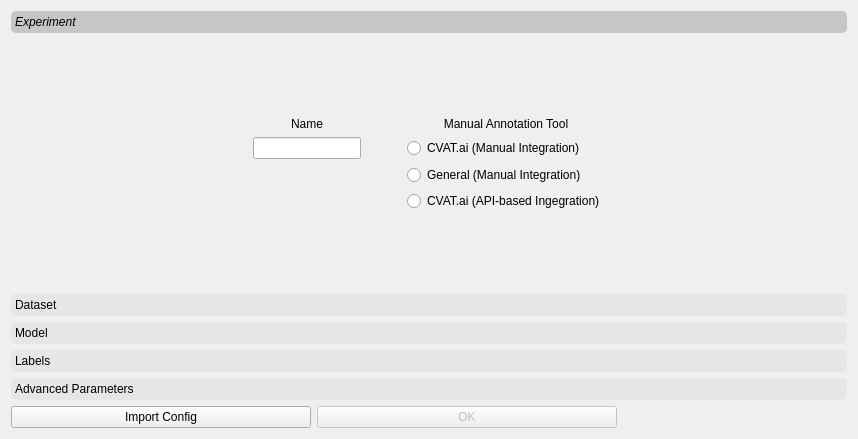
<?xml version="1.0" encoding="UTF-8"?>
<ui version="4.0">
 <class>Dialog</class>
 <widget class="QDialog" name="Dialog">
  <property name="geometry">
   <rect>
    <x>0</x>
    <y>0</y>
    <width>858</width>
    <height>439</height>
   </rect>
  </property>
  <property name="windowTitle">
   <string>Configuration</string>
  </property>
  <property name="windowIcon">
   <iconset>
    <normaloff>../assets/config-icon.png</normaloff>../assets/config-icon.png</iconset>
  </property>
  <layout class="QFormLayout" name="formLayout">
   <item row="1" column="0" colspan="2">
    <widget class="QToolBox" name="toolBox">
     <property name="styleSheet">
      <string notr="true">QToolBox::tab {
    background: #E6E6E6;
    border-radius: 5px;
    color: black;
}
QToolBox::tab:selected { /* italicize selected tabs */
    font: italic;
    color: black;
	border-radius: 5px;
	background: #c6c6c6;
}</string>
     </property>
     <property name="frameShape">
      <enum>QFrame::NoFrame</enum>
     </property>
     <property name="currentIndex">
      <number>0</number>
     </property>
     <widget class="QWidget" name="page">
      <property name="geometry">
       <rect>
        <x>0</x>
        <y>0</y>
        <width>840</width>
        <height>208</height>
       </rect>
      </property>
      <attribute name="label">
       <string>Experiment</string>
      </attribute>
      <layout class="QGridLayout" name="gridLayout_5">
       <item row="10" column="0">
        <spacer name="horizontalSpacer_2">
         <property name="orientation">
          <enum>Qt::Horizontal</enum>
         </property>
         <property name="sizeHint" stdset="0">
          <size>
           <width>40</width>
           <height>20</height>
          </size>
         </property>
        </spacer>
       </item>
       <item row="10" column="1">
        <widget class="QLineEdit" name="exp_name">
         <property name="sizePolicy">
          <sizepolicy hsizetype="Preferred" vsizetype="Preferred">
           <horstretch>0</horstretch>
           <verstretch>0</verstretch>
          </sizepolicy>
         </property>
         <property name="maximumSize">
          <size>
           <width>171</width>
           <height>1000</height>
          </size>
         </property>
         <property name="text">
          <string/>
         </property>
        </widget>
       </item>
       <item row="1" column="1">
        <widget class="QLabel" name="label_4">
         <property name="sizePolicy">
          <sizepolicy hsizetype="Preferred" vsizetype="Fixed">
           <horstretch>0</horstretch>
           <verstretch>0</verstretch>
          </sizepolicy>
         </property>
         <property name="text">
          <string>Name</string>
         </property>
         <property name="alignment">
          <set>Qt::AlignCenter</set>
         </property>
        </widget>
       </item>
       <item row="1" column="3">
        <widget class="QLabel" name="label_8">
         <property name="sizePolicy">
          <sizepolicy hsizetype="Preferred" vsizetype="Fixed">
           <horstretch>0</horstretch>
           <verstretch>0</verstretch>
          </sizepolicy>
         </property>
         <property name="text">
          <string>Manual Annotation Tool</string>
         </property>
         <property name="alignment">
          <set>Qt::AlignCenter</set>
         </property>
        </widget>
       </item>
       <item row="19" column="3">
        <spacer name="verticalSpacer_2">
         <property name="orientation">
          <enum>Qt::Vertical</enum>
         </property>
         <property name="sizeHint" stdset="0">
          <size>
           <width>20</width>
           <height>40</height>
          </size>
         </property>
        </spacer>
       </item>
       <item row="0" column="1">
        <spacer name="verticalSpacer">
         <property name="orientation">
          <enum>Qt::Vertical</enum>
         </property>
         <property name="sizeHint" stdset="0">
          <size>
           <width>20</width>
           <height>40</height>
          </size>
         </property>
        </spacer>
       </item>
       <item row="10" column="2">
        <spacer name="horizontalSpacer_10">
         <property name="orientation">
          <enum>Qt::Horizontal</enum>
         </property>
         <property name="sizeType">
          <enum>QSizePolicy::Fixed</enum>
         </property>
         <property name="sizeHint" stdset="0">
          <size>
           <width>40</width>
           <height>20</height>
          </size>
         </property>
        </spacer>
       </item>
       <item row="10" column="5">
        <spacer name="horizontalSpacer_9">
         <property name="orientation">
          <enum>Qt::Horizontal</enum>
         </property>
         <property name="sizeHint" stdset="0">
          <size>
           <width>40</width>
           <height>20</height>
          </size>
         </property>
        </spacer>
       </item>
       <item row="12" column="3">
        <widget class="QRadioButton" name="cvat_api_button">
         <property name="sizePolicy">
          <sizepolicy hsizetype="Fixed" vsizetype="Fixed">
           <horstretch>0</horstretch>
           <verstretch>0</verstretch>
          </sizepolicy>
         </property>
         <property name="text">
          <string>CVAT.ai (API-based Ingegration)</string>
         </property>
        </widget>
       </item>
       <item row="10" column="3">
        <widget class="QRadioButton" name="cvat_manual_button">
         <property name="sizePolicy">
          <sizepolicy hsizetype="Fixed" vsizetype="Fixed">
           <horstretch>0</horstretch>
           <verstretch>0</verstretch>
          </sizepolicy>
         </property>
         <property name="text">
          <string>CVAT.ai (Manual Integration)</string>
         </property>
        </widget>
       </item>
       <item row="11" column="3">
        <widget class="QRadioButton" name="general_button">
         <property name="sizePolicy">
          <sizepolicy hsizetype="Fixed" vsizetype="Fixed">
           <horstretch>0</horstretch>
           <verstretch>0</verstretch>
          </sizepolicy>
         </property>
         <property name="text">
          <string>General (Manual Integration)</string>
         </property>
        </widget>
       </item>
      </layout>
     </widget>
     <widget class="QWidget" name="page_2">
      <property name="geometry">
       <rect>
        <x>0</x>
        <y>0</y>
        <width>840</width>
        <height>154</height>
       </rect>
      </property>
      <attribute name="label">
       <string>Dataset</string>
      </attribute>
      <layout class="QGridLayout" name="gridLayout">
       <item row="2" column="0">
        <spacer name="horizontalSpacer_5">
         <property name="orientation">
          <enum>Qt::Horizontal</enum>
         </property>
         <property name="sizeHint" stdset="0">
          <size>
           <width>40</width>
           <height>20</height>
          </size>
         </property>
        </spacer>
       </item>
       <item row="1" column="2" alignment="Qt::AlignHCenter">
        <widget class="QLabel" name="label_2">
         <property name="sizePolicy">
          <sizepolicy hsizetype="Fixed" vsizetype="Fixed">
           <horstretch>0</horstretch>
           <verstretch>0</verstretch>
          </sizepolicy>
         </property>
         <property name="text">
          <string>Data Directory</string>
         </property>
         <property name="alignment">
          <set>Qt::AlignLeading|Qt::AlignLeft|Qt::AlignVCenter</set>
         </property>
        </widget>
       </item>
       <item row="2" column="4">
        <spacer name="horizontalSpacer_6">
         <property name="orientation">
          <enum>Qt::Horizontal</enum>
         </property>
         <property name="sizeHint" stdset="0">
          <size>
           <width>40</width>
           <height>20</height>
          </size>
         </property>
        </spacer>
       </item>
       <item row="2" column="3">
        <widget class="QPushButton" name="browse">
         <property name="sizePolicy">
          <sizepolicy hsizetype="Fixed" vsizetype="Fixed">
           <horstretch>0</horstretch>
           <verstretch>0</verstretch>
          </sizepolicy>
         </property>
         <property name="text">
          <string>Browse</string>
         </property>
         <property name="autoDefault">
          <bool>false</bool>
         </property>
        </widget>
       </item>
       <item row="2" column="2">
        <widget class="QLineEdit" name="data_dir">
         <property name="sizePolicy">
          <sizepolicy hsizetype="Fixed" vsizetype="Fixed">
           <horstretch>0</horstretch>
           <verstretch>0</verstretch>
          </sizepolicy>
         </property>
         <property name="minimumSize">
          <size>
           <width>300</width>
           <height>0</height>
          </size>
         </property>
         <property name="text">
          <string/>
         </property>
        </widget>
       </item>
       <item row="2" column="1">
        <widget class="QComboBox" name="data_format">
         <property name="minimumSize">
          <size>
           <width>150</width>
           <height>0</height>
          </size>
         </property>
        </widget>
       </item>
       <item row="1" column="1" alignment="Qt::AlignHCenter">
        <widget class="QLabel" name="label_3">
         <property name="sizePolicy">
          <sizepolicy hsizetype="Fixed" vsizetype="Fixed">
           <horstretch>0</horstretch>
           <verstretch>0</verstretch>
          </sizepolicy>
         </property>
         <property name="text">
          <string>Data Format</string>
         </property>
         <property name="alignment">
          <set>Qt::AlignLeading|Qt::AlignLeft|Qt::AlignVCenter</set>
         </property>
        </widget>
       </item>
       <item row="0" column="1">
        <spacer name="verticalSpacer_7">
         <property name="orientation">
          <enum>Qt::Vertical</enum>
         </property>
         <property name="sizeHint" stdset="0">
          <size>
           <width>20</width>
           <height>40</height>
          </size>
         </property>
        </spacer>
       </item>
       <item row="3" column="1">
        <spacer name="verticalSpacer_8">
         <property name="orientation">
          <enum>Qt::Vertical</enum>
         </property>
         <property name="sizeHint" stdset="0">
          <size>
           <width>20</width>
           <height>40</height>
          </size>
         </property>
        </spacer>
       </item>
      </layout>
     </widget>
     <widget class="QWidget" name="page_3">
      <property name="geometry">
       <rect>
        <x>0</x>
        <y>0</y>
        <width>840</width>
        <height>154</height>
       </rect>
      </property>
      <attribute name="label">
       <string>Model</string>
      </attribute>
      <layout class="QGridLayout" name="gridLayout_2">
       <item row="1" column="1" alignment="Qt::AlignHCenter">
        <widget class="QLabel" name="label_6">
         <property name="sizePolicy">
          <sizepolicy hsizetype="Fixed" vsizetype="Fixed">
           <horstretch>0</horstretch>
           <verstretch>0</verstretch>
          </sizepolicy>
         </property>
         <property name="text">
          <string>Model</string>
         </property>
         <property name="alignment">
          <set>Qt::AlignLeading|Qt::AlignLeft|Qt::AlignVCenter</set>
         </property>
        </widget>
       </item>
       <item row="3" column="1">
        <widget class="QComboBox" name="model_name">
         <property name="sizePolicy">
          <sizepolicy hsizetype="Fixed" vsizetype="Fixed">
           <horstretch>0</horstretch>
           <verstretch>0</verstretch>
          </sizepolicy>
         </property>
         <property name="minimumSize">
          <size>
           <width>200</width>
           <height>0</height>
          </size>
         </property>
        </widget>
       </item>
       <item row="3" column="0">
        <spacer name="horizontalSpacer_7">
         <property name="orientation">
          <enum>Qt::Horizontal</enum>
         </property>
         <property name="sizeHint" stdset="0">
          <size>
           <width>40</width>
           <height>20</height>
          </size>
         </property>
        </spacer>
       </item>
       <item row="5" column="1">
        <spacer name="verticalSpacer_6">
         <property name="orientation">
          <enum>Qt::Vertical</enum>
         </property>
         <property name="sizeHint" stdset="0">
          <size>
           <width>20</width>
           <height>40</height>
          </size>
         </property>
        </spacer>
       </item>
       <item row="0" column="1">
        <spacer name="verticalSpacer_5">
         <property name="orientation">
          <enum>Qt::Vertical</enum>
         </property>
         <property name="sizeHint" stdset="0">
          <size>
           <width>20</width>
           <height>40</height>
          </size>
         </property>
        </spacer>
       </item>
       <item row="3" column="4">
        <spacer name="horizontalSpacer">
         <property name="orientation">
          <enum>Qt::Horizontal</enum>
         </property>
         <property name="sizeHint" stdset="0">
          <size>
           <width>40</width>
           <height>20</height>
          </size>
         </property>
        </spacer>
       </item>
       <item row="3" column="3">
        <widget class="QCheckBox" name="use_cuda">
         <property name="sizePolicy">
          <sizepolicy hsizetype="Fixed" vsizetype="Fixed">
           <horstretch>0</horstretch>
           <verstretch>0</verstretch>
          </sizepolicy>
         </property>
         <property name="text">
          <string>Enable Cuda</string>
         </property>
        </widget>
       </item>
       <item row="3" column="2">
        <spacer name="horizontalSpacer_8">
         <property name="orientation">
          <enum>Qt::Horizontal</enum>
         </property>
         <property name="sizeType">
          <enum>QSizePolicy::Fixed</enum>
         </property>
         <property name="sizeHint" stdset="0">
          <size>
           <width>40</width>
           <height>20</height>
          </size>
         </property>
        </spacer>
       </item>
      </layout>
     </widget>
     <widget class="QWidget" name="page_4">
      <property name="geometry">
       <rect>
        <x>0</x>
        <y>0</y>
        <width>840</width>
        <height>181</height>
       </rect>
      </property>
      <attribute name="label">
       <string>Labels</string>
      </attribute>
      <layout class="QGridLayout" name="gridLayout_3">
       <item row="2" column="2">
        <widget class="QComboBox" name="labels_to_classes">
         <property name="sizePolicy">
          <sizepolicy hsizetype="Fixed" vsizetype="Fixed">
           <horstretch>0</horstretch>
           <verstretch>0</verstretch>
          </sizepolicy>
         </property>
         <property name="minimumSize">
          <size>
           <width>150</width>
           <height>0</height>
          </size>
         </property>
        </widget>
       </item>
       <item row="2" column="3">
        <widget class="QPushButton" name="add_labels">
         <property name="sizePolicy">
          <sizepolicy hsizetype="Fixed" vsizetype="Fixed">
           <horstretch>0</horstretch>
           <verstretch>0</verstretch>
          </sizepolicy>
         </property>
         <property name="minimumSize">
          <size>
           <width>0</width>
           <height>0</height>
          </size>
         </property>
         <property name="text">
          <string>Add</string>
         </property>
        </widget>
       </item>
       <item row="2" column="4">
        <widget class="QPushButton" name="clear_labels">
         <property name="sizePolicy">
          <sizepolicy hsizetype="Fixed" vsizetype="Fixed">
           <horstretch>0</horstretch>
           <verstretch>0</verstretch>
          </sizepolicy>
         </property>
         <property name="text">
          <string>Clear</string>
         </property>
        </widget>
       </item>
       <item row="1" column="2" alignment="Qt::AlignHCenter">
        <widget class="QLabel" name="label_7">
         <property name="sizePolicy">
          <sizepolicy hsizetype="Fixed" vsizetype="Preferred">
           <horstretch>0</horstretch>
           <verstretch>0</verstretch>
          </sizepolicy>
         </property>
         <property name="text">
          <string>Classes</string>
         </property>
         <property name="alignment">
          <set>Qt::AlignCenter</set>
         </property>
        </widget>
       </item>
       <item row="1" column="1" alignment="Qt::AlignHCenter">
        <widget class="QLabel" name="label_5">
         <property name="sizePolicy">
          <sizepolicy hsizetype="Fixed" vsizetype="Fixed">
           <horstretch>0</horstretch>
           <verstretch>0</verstretch>
          </sizepolicy>
         </property>
         <property name="text">
          <string>Labels</string>
         </property>
         <property name="alignment">
          <set>Qt::AlignLeading|Qt::AlignLeft|Qt::AlignVCenter</set>
         </property>
        </widget>
       </item>
       <item row="2" column="1">
        <widget class="QLineEdit" name="labels">
         <property name="sizePolicy">
          <sizepolicy hsizetype="Fixed" vsizetype="Fixed">
           <horstretch>0</horstretch>
           <verstretch>0</verstretch>
          </sizepolicy>
         </property>
         <property name="maximumSize">
          <size>
           <width>100</width>
           <height>25</height>
          </size>
         </property>
        </widget>
       </item>
       <item row="3" column="2">
        <spacer name="verticalSpacer_3">
         <property name="orientation">
          <enum>Qt::Vertical</enum>
         </property>
         <property name="sizeHint" stdset="0">
          <size>
           <width>20</width>
           <height>40</height>
          </size>
         </property>
        </spacer>
       </item>
       <item row="2" column="5">
        <widget class="QScrollArea" name="scrollArea">
         <property name="sizePolicy">
          <sizepolicy hsizetype="Fixed" vsizetype="Fixed">
           <horstretch>0</horstretch>
           <verstretch>0</verstretch>
          </sizepolicy>
         </property>
         <property name="minimumSize">
          <size>
           <width>200</width>
           <height>0</height>
          </size>
         </property>
         <property name="maximumSize">
          <size>
           <width>16777215</width>
           <height>50</height>
          </size>
         </property>
         <property name="frameShape">
          <enum>QFrame::WinPanel</enum>
         </property>
         <property name="horizontalScrollBarPolicy">
          <enum>Qt::ScrollBarAlwaysOff</enum>
         </property>
         <property name="widgetResizable">
          <bool>true</bool>
         </property>
         <widget class="QWidget" name="scrollAreaWidgetContents">
          <property name="geometry">
           <rect>
            <x>0</x>
            <y>0</y>
            <width>196</width>
            <height>46</height>
           </rect>
          </property>
          <property name="sizePolicy">
           <sizepolicy hsizetype="Preferred" vsizetype="Preferred">
            <horstretch>0</horstretch>
            <verstretch>0</verstretch>
           </sizepolicy>
          </property>
          <layout class="QVBoxLayout" name="verticalLayout">
           <item>
            <widget class="QLabel" name="labels_to_classes_list">
             <property name="text">
              <string/>
             </property>
            </widget>
           </item>
          </layout>
         </widget>
        </widget>
       </item>
       <item row="0" column="1">
        <spacer name="verticalSpacer_4">
         <property name="orientation">
          <enum>Qt::Vertical</enum>
         </property>
         <property name="sizeHint" stdset="0">
          <size>
           <width>20</width>
           <height>40</height>
          </size>
         </property>
        </spacer>
       </item>
       <item row="2" column="0">
        <spacer name="horizontalSpacer_3">
         <property name="orientation">
          <enum>Qt::Horizontal</enum>
         </property>
         <property name="sizeHint" stdset="0">
          <size>
           <width>40</width>
           <height>20</height>
          </size>
         </property>
        </spacer>
       </item>
       <item row="2" column="6">
        <spacer name="horizontalSpacer_4">
         <property name="orientation">
          <enum>Qt::Horizontal</enum>
         </property>
         <property name="sizeHint" stdset="0">
          <size>
           <width>40</width>
           <height>20</height>
          </size>
         </property>
        </spacer>
       </item>
      </layout>
     </widget>
     <widget class="QWidget" name="page_5">
      <property name="geometry">
       <rect>
        <x>0</x>
        <y>0</y>
        <width>840</width>
        <height>204</height>
       </rect>
      </property>
      <attribute name="label">
       <string>Advanced Parameters</string>
      </attribute>
      <layout class="QGridLayout" name="gridLayout_4">
       <item row="3" column="1">
        <widget class="QLabel" name="label_15">
         <property name="text">
          <string>Performance Threshold</string>
         </property>
        </widget>
       </item>
       <item row="4" column="0">
        <widget class="QComboBox" name="query_mode">
         <property name="sizePolicy">
          <sizepolicy hsizetype="Fixed" vsizetype="Fixed">
           <horstretch>0</horstretch>
           <verstretch>0</verstretch>
          </sizepolicy>
         </property>
        </widget>
       </item>
       <item row="3" column="0">
        <widget class="QLabel" name="label_19">
         <property name="text">
          <string>Query Mode</string>
         </property>
        </widget>
       </item>
       <item row="4" column="1">
        <widget class="QSlider" name="performance_thresh">
         <property name="sizePolicy">
          <sizepolicy hsizetype="Fixed" vsizetype="Fixed">
           <horstretch>0</horstretch>
           <verstretch>0</verstretch>
          </sizepolicy>
         </property>
         <property name="maximum">
          <number>100</number>
         </property>
         <property name="singleStep">
          <number>1</number>
         </property>
         <property name="orientation">
          <enum>Qt::Horizontal</enum>
         </property>
        </widget>
       </item>
       <item row="0" column="1">
        <spacer name="verticalSpacer_9">
         <property name="orientation">
          <enum>Qt::Vertical</enum>
         </property>
         <property name="sizeHint" stdset="0">
          <size>
           <width>20</width>
           <height>40</height>
          </size>
         </property>
        </spacer>
       </item>
       <item row="1" column="0">
        <widget class="QLabel" name="label_16">
         <property name="sizePolicy">
          <sizepolicy hsizetype="Fixed" vsizetype="Preferred">
           <horstretch>0</horstretch>
           <verstretch>0</verstretch>
          </sizepolicy>
         </property>
         <property name="text">
          <string>Training Epochs</string>
         </property>
        </widget>
       </item>
       <item row="1" column="1">
        <widget class="QLabel" name="label_18">
         <property name="sizePolicy">
          <sizepolicy hsizetype="Fixed" vsizetype="Preferred">
           <horstretch>0</horstretch>
           <verstretch>0</verstretch>
          </sizepolicy>
         </property>
         <property name="text">
          <string>Training Batch Size</string>
         </property>
        </widget>
       </item>
       <item row="2" column="0">
        <widget class="QSpinBox" name="epochs">
         <property name="sizePolicy">
          <sizepolicy hsizetype="Fixed" vsizetype="Fixed">
           <horstretch>0</horstretch>
           <verstretch>0</verstretch>
          </sizepolicy>
         </property>
        </widget>
       </item>
       <item row="2" column="2">
        <widget class="QSpinBox" name="subset_size">
         <property name="sizePolicy">
          <sizepolicy hsizetype="Fixed" vsizetype="Fixed">
           <horstretch>0</horstretch>
           <verstretch>0</verstretch>
          </sizepolicy>
         </property>
        </widget>
       </item>
       <item row="2" column="1">
        <widget class="QSpinBox" name="batch_size">
         <property name="sizePolicy">
          <sizepolicy hsizetype="Fixed" vsizetype="Fixed">
           <horstretch>0</horstretch>
           <verstretch>0</verstretch>
          </sizepolicy>
         </property>
        </widget>
       </item>
       <item row="1" column="2">
        <widget class="QLabel" name="label_17">
         <property name="text">
          <string>Subset Size</string>
         </property>
        </widget>
       </item>
       <item row="5" column="1">
        <spacer name="verticalSpacer_10">
         <property name="orientation">
          <enum>Qt::Vertical</enum>
         </property>
         <property name="sizeHint" stdset="0">
          <size>
           <width>20</width>
           <height>40</height>
          </size>
         </property>
        </spacer>
       </item>
      </layout>
     </widget>
    </widget>
   </item>
   <item row="3" column="0" colspan="2">
    <layout class="QHBoxLayout" name="horizontalLayout">
     <item>
      <widget class="QPushButton" name="import_config">
       <property name="sizePolicy">
        <sizepolicy hsizetype="Fixed" vsizetype="Fixed">
         <horstretch>0</horstretch>
         <verstretch>0</verstretch>
        </sizepolicy>
       </property>
       <property name="minimumSize">
        <size>
         <width>300</width>
         <height>0</height>
        </size>
       </property>
       <property name="text">
        <string>Import Config</string>
       </property>
      </widget>
     </item>
     <item>
      <widget class="QPushButton" name="first_ok">
       <property name="enabled">
        <bool>false</bool>
       </property>
       <property name="sizePolicy">
        <sizepolicy hsizetype="Fixed" vsizetype="Fixed">
         <horstretch>0</horstretch>
         <verstretch>0</verstretch>
        </sizepolicy>
       </property>
       <property name="minimumSize">
        <size>
         <width>300</width>
         <height>0</height>
        </size>
       </property>
       <property name="text">
        <string>OK</string>
       </property>
      </widget>
     </item>
    </layout>
   </item>
  </layout>
 </widget>
 <resources/>
 <connections/>
</ui>
